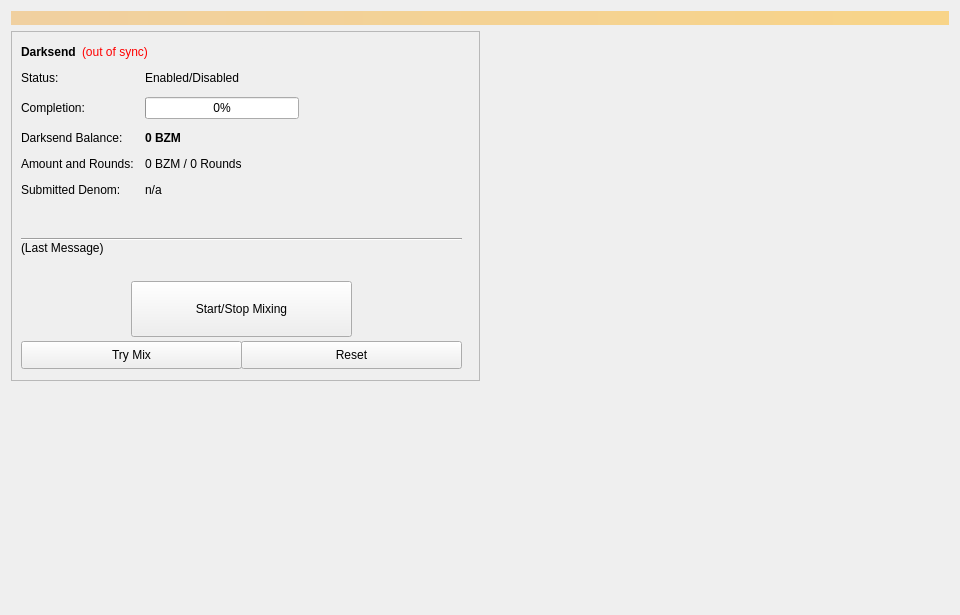
<?xml version="1.0" encoding="UTF-8"?>
<ui version="4.0">
 <class>Coinmix</class>
 <widget class="QWidget" name="Coinmix">
  <property name="geometry">
   <rect>
    <x>0</x>
    <y>0</y>
    <width>960</width>
    <height>615</height>
   </rect>
  </property>
  <property name="minimumSize">
   <size>
    <width>960</width>
    <height>0</height>
   </size>
  </property>
  <property name="windowTitle">
   <string>Form</string>
  </property>
  <layout class="QVBoxLayout" name="topLayout">
   <item>
    <widget class="QLabel" name="labelAlerts">
     <property name="visible">
      <bool>false</bool>
     </property>
     <property name="styleSheet">
      <string notr="true">background-color: qlineargradient(x1: 0, y1: 0, x2: 1, y2: 0, stop:0 #F0D0A0, stop:1 #F8D488); color:#000000;</string>
     </property>
     <property name="wordWrap">
      <bool>true</bool>
     </property>
     <property name="margin">
      <number>3</number>
     </property>
    </widget>
   </item>
   <item>
    <layout class="QHBoxLayout" name="horizontalLayout" stretch="1,1">
     <item>
      <layout class="QVBoxLayout" name="verticalLayout_2">
       <item>
        <widget class="QFrame" name="frameDarksend">
         <property name="minimumSize">
          <size>
           <width>0</width>
           <height>350</height>
          </size>
         </property>
         <property name="layoutDirection">
          <enum>Qt::LeftToRight</enum>
         </property>
         <property name="frameShape">
          <enum>QFrame::StyledPanel</enum>
         </property>
         <property name="frameShadow">
          <enum>QFrame::Raised</enum>
         </property>
         <widget class="QWidget" name="formLayoutWidget">
          <property name="geometry">
           <rect>
            <x>10</x>
            <y>40</y>
            <width>451</width>
            <height>161</height>
           </rect>
          </property>
          <layout class="QFormLayout" name="formLayout">
           <property name="fieldGrowthPolicy">
            <enum>QFormLayout::AllNonFixedFieldsGrow</enum>
           </property>
           <property name="horizontalSpacing">
            <number>11</number>
           </property>
           <property name="verticalSpacing">
            <number>12</number>
           </property>
           <item row="0" column="0">
            <widget class="QLabel" name="label_6">
             <property name="text">
              <string>Status:</string>
             </property>
            </widget>
           </item>
           <item row="1" column="0">
            <widget class="QLabel" name="label_7">
             <property name="text">
              <string>Completion:</string>
             </property>
            </widget>
           </item>
           <item row="1" column="1">
            <widget class="QProgressBar" name="DarksendProgress">
             <property name="maximumSize">
              <size>
               <width>154</width>
               <height>16777215</height>
              </size>
             </property>
             <property name="value">
              <number>0</number>
             </property>
            </widget>
           </item>
           <item row="2" column="0">
            <widget class="QLabel" name="labelAnonymizedText">
             <property name="text">
              <string>Darksend Balance:</string>
             </property>
            </widget>
           </item>
           <item row="2" column="1">
            <widget class="QLabel" name="labelAnonymized">
             <property name="font">
              <font>
               <weight>75</weight>
               <bold>true</bold>
              </font>
             </property>
             <property name="text">
              <string notr="true">0 BZM</string>
             </property>
            </widget>
           </item>
           <item row="3" column="0">
            <widget class="QLabel" name="label_8">
             <property name="text">
              <string>Amount and Rounds:</string>
             </property>
            </widget>
           </item>
           <item row="3" column="1">
            <widget class="QLabel" name="labelAmountRounds">
             <property name="text">
              <string>0 BZM / 0 Rounds</string>
             </property>
            </widget>
           </item>
           <item row="4" column="0">
            <widget class="QLabel" name="label_9">
             <property name="text">
              <string>Submitted Denom:</string>
             </property>
            </widget>
           </item>
           <item row="4" column="1">
            <widget class="QLabel" name="labelSubmittedDenom">
             <property name="toolTip">
              <string>The denominations you submitted to the Masternode.&lt;br&gt;To mix, other users must submit the exact same denominations.</string>
             </property>
             <property name="text">
              <string>n/a</string>
             </property>
            </widget>
           </item>
           <item row="0" column="1">
            <widget class="QLabel" name="DarksendEnabled">
             <property name="text">
              <string>Enabled/Disabled</string>
             </property>
            </widget>
           </item>
          </layout>
         </widget>
         <widget class="QPushButton" name="runAutoDenom">
          <property name="geometry">
           <rect>
            <x>251</x>
            <y>17</y>
            <width>1</width>
            <height>1</height>
           </rect>
          </property>
          <property name="palette">
           <palette>
            <active>
             <colorrole role="WindowText">
              <brush brushstyle="SolidPattern">
               <color alpha="255">
                <red>0</red>
                <green>0</green>
                <blue>0</blue>
               </color>
              </brush>
             </colorrole>
             <colorrole role="Button">
              <brush brushstyle="SolidPattern">
               <color alpha="255">
                <red>239</red>
                <green>238</green>
                <blue>238</blue>
               </color>
              </brush>
             </colorrole>
             <colorrole role="Light">
              <brush brushstyle="SolidPattern">
               <color alpha="255">
                <red>255</red>
                <green>255</green>
                <blue>255</blue>
               </color>
              </brush>
             </colorrole>
             <colorrole role="Midlight">
              <brush brushstyle="SolidPattern">
               <color alpha="255">
                <red>247</red>
                <green>246</green>
                <blue>246</blue>
               </color>
              </brush>
             </colorrole>
             <colorrole role="Dark">
              <brush brushstyle="SolidPattern">
               <color alpha="255">
                <red>119</red>
                <green>119</green>
                <blue>119</blue>
               </color>
              </brush>
             </colorrole>
             <colorrole role="Mid">
              <brush brushstyle="SolidPattern">
               <color alpha="255">
                <red>159</red>
                <green>159</green>
                <blue>159</blue>
               </color>
              </brush>
             </colorrole>
             <colorrole role="Text">
              <brush brushstyle="SolidPattern">
               <color alpha="255">
                <red>0</red>
                <green>0</green>
                <blue>0</blue>
               </color>
              </brush>
             </colorrole>
             <colorrole role="BrightText">
              <brush brushstyle="SolidPattern">
               <color alpha="255">
                <red>255</red>
                <green>255</green>
                <blue>255</blue>
               </color>
              </brush>
             </colorrole>
             <colorrole role="ButtonText">
              <brush brushstyle="SolidPattern">
               <color alpha="255">
                <red>0</red>
                <green>0</green>
                <blue>0</blue>
               </color>
              </brush>
             </colorrole>
             <colorrole role="Base">
              <brush brushstyle="SolidPattern">
               <color alpha="255">
                <red>255</red>
                <green>255</green>
                <blue>255</blue>
               </color>
              </brush>
             </colorrole>
             <colorrole role="Window">
              <brush brushstyle="SolidPattern">
               <color alpha="255">
                <red>239</red>
                <green>238</green>
                <blue>238</blue>
               </color>
              </brush>
             </colorrole>
             <colorrole role="Shadow">
              <brush brushstyle="SolidPattern">
               <color alpha="255">
                <red>0</red>
                <green>0</green>
                <blue>0</blue>
               </color>
              </brush>
             </colorrole>
             <colorrole role="AlternateBase">
              <brush brushstyle="SolidPattern">
               <color alpha="255">
                <red>247</red>
                <green>246</green>
                <blue>246</blue>
               </color>
              </brush>
             </colorrole>
             <colorrole role="ToolTipBase">
              <brush brushstyle="SolidPattern">
               <color alpha="255">
                <red>255</red>
                <green>255</green>
                <blue>220</blue>
               </color>
              </brush>
             </colorrole>
             <colorrole role="ToolTipText">
              <brush brushstyle="SolidPattern">
               <color alpha="255">
                <red>0</red>
                <green>0</green>
                <blue>0</blue>
               </color>
              </brush>
             </colorrole>
            </active>
            <inactive>
             <colorrole role="WindowText">
              <brush brushstyle="SolidPattern">
               <color alpha="255">
                <red>0</red>
                <green>0</green>
                <blue>0</blue>
               </color>
              </brush>
             </colorrole>
             <colorrole role="Button">
              <brush brushstyle="SolidPattern">
               <color alpha="255">
                <red>239</red>
                <green>238</green>
                <blue>238</blue>
               </color>
              </brush>
             </colorrole>
             <colorrole role="Light">
              <brush brushstyle="SolidPattern">
               <color alpha="255">
                <red>255</red>
                <green>255</green>
                <blue>255</blue>
               </color>
              </brush>
             </colorrole>
             <colorrole role="Midlight">
              <brush brushstyle="SolidPattern">
               <color alpha="255">
                <red>247</red>
                <green>246</green>
                <blue>246</blue>
               </color>
              </brush>
             </colorrole>
             <colorrole role="Dark">
              <brush brushstyle="SolidPattern">
               <color alpha="255">
                <red>119</red>
                <green>119</green>
                <blue>119</blue>
               </color>
              </brush>
             </colorrole>
             <colorrole role="Mid">
              <brush brushstyle="SolidPattern">
               <color alpha="255">
                <red>159</red>
                <green>159</green>
                <blue>159</blue>
               </color>
              </brush>
             </colorrole>
             <colorrole role="Text">
              <brush brushstyle="SolidPattern">
               <color alpha="255">
                <red>0</red>
                <green>0</green>
                <blue>0</blue>
               </color>
              </brush>
             </colorrole>
             <colorrole role="BrightText">
              <brush brushstyle="SolidPattern">
               <color alpha="255">
                <red>255</red>
                <green>255</green>
                <blue>255</blue>
               </color>
              </brush>
             </colorrole>
             <colorrole role="ButtonText">
              <brush brushstyle="SolidPattern">
               <color alpha="255">
                <red>0</red>
                <green>0</green>
                <blue>0</blue>
               </color>
              </brush>
             </colorrole>
             <colorrole role="Base">
              <brush brushstyle="SolidPattern">
               <color alpha="255">
                <red>255</red>
                <green>255</green>
                <blue>255</blue>
               </color>
              </brush>
             </colorrole>
             <colorrole role="Window">
              <brush brushstyle="SolidPattern">
               <color alpha="255">
                <red>239</red>
                <green>238</green>
                <blue>238</blue>
               </color>
              </brush>
             </colorrole>
             <colorrole role="Shadow">
              <brush brushstyle="SolidPattern">
               <color alpha="255">
                <red>0</red>
                <green>0</green>
                <blue>0</blue>
               </color>
              </brush>
             </colorrole>
             <colorrole role="AlternateBase">
              <brush brushstyle="SolidPattern">
               <color alpha="255">
                <red>247</red>
                <green>246</green>
                <blue>246</blue>
               </color>
              </brush>
             </colorrole>
             <colorrole role="ToolTipBase">
              <brush brushstyle="SolidPattern">
               <color alpha="255">
                <red>255</red>
                <green>255</green>
                <blue>220</blue>
               </color>
              </brush>
             </colorrole>
             <colorrole role="ToolTipText">
              <brush brushstyle="SolidPattern">
               <color alpha="255">
                <red>0</red>
                <green>0</green>
                <blue>0</blue>
               </color>
              </brush>
             </colorrole>
            </inactive>
            <disabled>
             <colorrole role="WindowText">
              <brush brushstyle="SolidPattern">
               <color alpha="255">
                <red>119</red>
                <green>119</green>
                <blue>119</blue>
               </color>
              </brush>
             </colorrole>
             <colorrole role="Button">
              <brush brushstyle="SolidPattern">
               <color alpha="255">
                <red>239</red>
                <green>238</green>
                <blue>238</blue>
               </color>
              </brush>
             </colorrole>
             <colorrole role="Light">
              <brush brushstyle="SolidPattern">
               <color alpha="255">
                <red>255</red>
                <green>255</green>
                <blue>255</blue>
               </color>
              </brush>
             </colorrole>
             <colorrole role="Midlight">
              <brush brushstyle="SolidPattern">
               <color alpha="255">
                <red>247</red>
                <green>246</green>
                <blue>246</blue>
               </color>
              </brush>
             </colorrole>
             <colorrole role="Dark">
              <brush brushstyle="SolidPattern">
               <color alpha="255">
                <red>119</red>
                <green>119</green>
                <blue>119</blue>
               </color>
              </brush>
             </colorrole>
             <colorrole role="Mid">
              <brush brushstyle="SolidPattern">
               <color alpha="255">
                <red>159</red>
                <green>159</green>
                <blue>159</blue>
               </color>
              </brush>
             </colorrole>
             <colorrole role="Text">
              <brush brushstyle="SolidPattern">
               <color alpha="255">
                <red>119</red>
                <green>119</green>
                <blue>119</blue>
               </color>
              </brush>
             </colorrole>
             <colorrole role="BrightText">
              <brush brushstyle="SolidPattern">
               <color alpha="255">
                <red>255</red>
                <green>255</green>
                <blue>255</blue>
               </color>
              </brush>
             </colorrole>
             <colorrole role="ButtonText">
              <brush brushstyle="SolidPattern">
               <color alpha="255">
                <red>119</red>
                <green>119</green>
                <blue>119</blue>
               </color>
              </brush>
             </colorrole>
             <colorrole role="Base">
              <brush brushstyle="SolidPattern">
               <color alpha="255">
                <red>239</red>
                <green>238</green>
                <blue>238</blue>
               </color>
              </brush>
             </colorrole>
             <colorrole role="Window">
              <brush brushstyle="SolidPattern">
               <color alpha="255">
                <red>239</red>
                <green>238</green>
                <blue>238</blue>
               </color>
              </brush>
             </colorrole>
             <colorrole role="Shadow">
              <brush brushstyle="SolidPattern">
               <color alpha="255">
                <red>0</red>
                <green>0</green>
                <blue>0</blue>
               </color>
              </brush>
             </colorrole>
             <colorrole role="AlternateBase">
              <brush brushstyle="SolidPattern">
               <color alpha="255">
                <red>239</red>
                <green>238</green>
                <blue>238</blue>
               </color>
              </brush>
             </colorrole>
             <colorrole role="ToolTipBase">
              <brush brushstyle="SolidPattern">
               <color alpha="255">
                <red>255</red>
                <green>255</green>
                <blue>220</blue>
               </color>
              </brush>
             </colorrole>
             <colorrole role="ToolTipText">
              <brush brushstyle="SolidPattern">
               <color alpha="255">
                <red>0</red>
                <green>0</green>
                <blue>0</blue>
               </color>
              </brush>
             </colorrole>
            </disabled>
           </palette>
          </property>
          <property name="focusPolicy">
           <enum>Qt::NoFocus</enum>
          </property>
          <property name="autoFillBackground">
           <bool>true</bool>
          </property>
          <property name="text">
           <string/>
          </property>
          <property name="flat">
           <bool>true</bool>
          </property>
         </widget>
         <widget class="QPushButton" name="toggleDarksend">
          <property name="geometry">
           <rect>
            <x>120</x>
            <y>250</y>
            <width>221</width>
            <height>56</height>
           </rect>
          </property>
          <property name="sizePolicy">
           <sizepolicy hsizetype="MinimumExpanding" vsizetype="Fixed">
            <horstretch>0</horstretch>
            <verstretch>0</verstretch>
           </sizepolicy>
          </property>
          <property name="text">
           <string>Start/Stop Mixing</string>
          </property>
         </widget>
         <widget class="Line" name="lineLastMessage">
          <property name="geometry">
           <rect>
            <x>10</x>
            <y>200</y>
            <width>441</width>
            <height>16</height>
           </rect>
          </property>
          <property name="orientation">
           <enum>Qt::Horizontal</enum>
          </property>
         </widget>
         <widget class="QLabel" name="DarksendStatus">
          <property name="geometry">
           <rect>
            <x>10</x>
            <y>210</y>
            <width>451</width>
            <height>43</height>
           </rect>
          </property>
          <property name="minimumSize">
           <size>
            <width>288</width>
            <height>43</height>
           </size>
          </property>
          <property name="text">
           <string>(Last Message)</string>
          </property>
          <property name="alignment">
           <set>Qt::AlignLeading|Qt::AlignLeft|Qt::AlignTop</set>
          </property>
          <property name="wordWrap">
           <bool>true</bool>
          </property>
         </widget>
         <widget class="QPushButton" name="DarksendAuto">
          <property name="geometry">
           <rect>
            <x>10</x>
            <y>310</y>
            <width>221</width>
            <height>28</height>
           </rect>
          </property>
          <property name="sizePolicy">
           <sizepolicy hsizetype="MinimumExpanding" vsizetype="Fixed">
            <horstretch>0</horstretch>
            <verstretch>0</verstretch>
           </sizepolicy>
          </property>
          <property name="toolTip">
           <string>Try to manually submit a Darksend request.</string>
          </property>
          <property name="text">
           <string>Try Mix</string>
          </property>
         </widget>
         <widget class="QPushButton" name="DarksendReset">
          <property name="geometry">
           <rect>
            <x>230</x>
            <y>310</y>
            <width>221</width>
            <height>28</height>
           </rect>
          </property>
          <property name="sizePolicy">
           <sizepolicy hsizetype="MinimumExpanding" vsizetype="Fixed">
            <horstretch>0</horstretch>
            <verstretch>0</verstretch>
           </sizepolicy>
          </property>
          <property name="toolTip">
           <string>Reset the current status of Darksend (can interrupt Darksend if it's in the process of Mixing, which can cost you money!)</string>
          </property>
          <property name="autoFillBackground">
           <bool>false</bool>
          </property>
          <property name="text">
           <string>Reset</string>
          </property>
         </widget>
         <widget class="QWidget" name="layoutWidget">
          <property name="geometry">
           <rect>
            <x>10</x>
            <y>10</y>
            <width>431</width>
            <height>22</height>
           </rect>
          </property>
          <layout class="QHBoxLayout" name="horizontalLayout_5">
           <item>
            <widget class="QLabel" name="label_2">
             <property name="font">
              <font>
               <weight>75</weight>
               <bold>true</bold>
              </font>
             </property>
             <property name="text">
              <string>Darksend</string>
             </property>
            </widget>
           </item>
           <item>
            <widget class="QLabel" name="labelDarksendSyncStatus">
             <property name="toolTip">
              <string>The displayed information may be out of date. Your wallet automatically synchronizes with the BZM network after a connection is established, but this process has not completed yet.</string>
             </property>
             <property name="styleSheet">
              <string notr="true">QLabel { color: red; }</string>
             </property>
             <property name="text">
              <string notr="true">(out of sync)</string>
             </property>
             <property name="alignment">
              <set>Qt::AlignLeading|Qt::AlignLeft|Qt::AlignVCenter</set>
             </property>
            </widget>
           </item>
           <item>
            <spacer name="horizontalSpacer_4">
             <property name="orientation">
              <enum>Qt::Horizontal</enum>
             </property>
             <property name="sizeHint" stdset="0">
              <size>
               <width>40</width>
               <height>20</height>
              </size>
             </property>
            </spacer>
           </item>
          </layout>
         </widget>
        </widget>
       </item>
       <item>
        <spacer name="verticalSpacer">
         <property name="orientation">
          <enum>Qt::Vertical</enum>
         </property>
         <property name="sizeHint" stdset="0">
          <size>
           <width>20</width>
           <height>40</height>
          </size>
         </property>
        </spacer>
       </item>
      </layout>
     </item>
     <item>
      <layout class="QVBoxLayout" name="verticalLayout_3">
       <item>
        <spacer name="verticalSpacer_2">
         <property name="orientation">
          <enum>Qt::Vertical</enum>
         </property>
         <property name="sizeType">
          <enum>QSizePolicy::Expanding</enum>
         </property>
         <property name="sizeHint" stdset="0">
          <size>
           <width>20</width>
           <height>40</height>
          </size>
         </property>
        </spacer>
       </item>
      </layout>
     </item>
    </layout>
   </item>
  </layout>
 </widget>
 <resources/>
 <connections/>
</ui>
